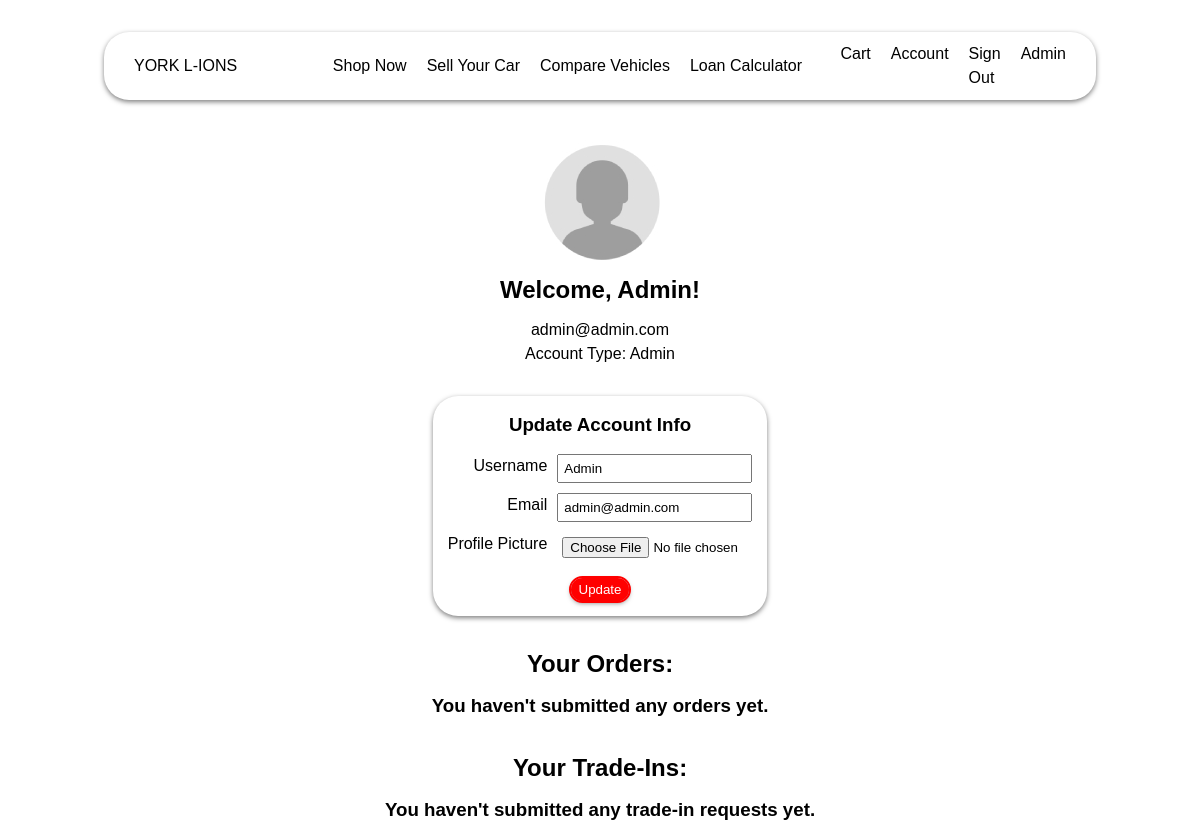
/account (signed in), run on the app's committed database.
### yorklions/models/user.py (models this page shows)
class User(db.Model, UserMixin):
    __tablename__ = "users"
    id: Mapped[int] = mapped_column(Integer, primary_key=True)
    username: Mapped[str] = mapped_column(String, unique=True, nullable=False)
    email: Mapped[str] = mapped_column(String, unique=True, nullable=False)
    password: Mapped[str] = mapped_column(String, nullable=False)
    is_admin: Mapped[bool] = mapped_column(Boolean, default=False)
    is_guest: Mapped[bool] = mapped_column(Boolean, default=False)
    image_file: Mapped[str] = mapped_column(String, nullable=False, default="default.jpg")
    address_id: Mapped[int] = mapped_column(Integer, ForeignKey('addresses.id'), nullable=True)
    address: Mapped["Address"] = relationship("Address", back_populates="user")
    trade_ins = relationship('TradeIn', backref='user', lazy=True)
    orders: Mapped[List['PurchaseOrder']] = relationship('PurchaseOrder', back_populates='user')

### yorklions/routes/auth.py (the view)
@auth.route("/account", methods=["POST", "GET"])
@login_required  # decorators, yum
def account():
    form = UpdateAccountForm()
    if form.validate_on_submit():
        if form.profile_pic.data:
            pic_file = save_picture(form.profile_pic.data)
            remove_old_picture(current_user.image_file)
            current_user.image_file = pic_file
        current_user.username = form.username.data
        current_user.email = form.email.data
        db.session.commit()
        flash("Account updated!", "success")
        return redirect(url_for("auth.account"))
    elif request.method == "GET":  # populate form with current user info on
        form.username.data = current_user.username
        form.email.data = current_user.email
    image_file = url_for("static", filename="account/" + current_user.image_file)
    return render_template(
            "account.html", title="Account", image_file=image_file, form=form
            )

### yorklions/forms.py (shortened to what this page needs)
class UpdateAccountForm(FlaskForm):
    username = StringField(
        "Username", validators=[DataRequired(), Length(min=2, max=20)]
    )
    email = StringField("Email", validators=[DataRequired(), Email()])
    profile_pic = FileField(
        "Profile Picture", validators=[FileAllowed(["jpg", "jpeg", "png"])]
    )
    submit = SubmitField("Update")

### yorklions/models/user.py (called while the page is built)
@login_manager.user_loader  # login_managers needs to know how to load a user
def load_user(user_id):
    return User.query.get(int(user_id))

### yorklions/templates/account.html (shortened to what this page needs)
{% extends "layout.html" %}
{% block stylesheet %}
    <link rel="stylesheet" href="{{ url_for('static', filename='stylesheets/login.css') }}">
    <link rel="stylesheet" href="{{ url_for('static', filename='stylesheets/account.css') }}">
{% endblock stylesheet %}
{% block content %}
<div class="centred_content_wrapper">
    <div class="account_info">
        <img src="{{ image_file }}" alt="Profile Photo">
        <h2>Welcome, {{ current_user.username }}!</h2>
        <p>{{ current_user.email }}</p>
        <p>Account Type: {{ 'Admin' if current_user.is_admin else 'User' }}</p>
    </div>
    <div class="update_account floating_box">
        <form action="" method="post" enctype="multipart/form-data" novalidate>
            <h3>Update Account Info</h3>
            <div>
                <div class="form_grid">
                    {{ form.username.label() }}
                    {{ form.username() }}
                </div>
            </div>
            <div>
                <div class="form_grid">
                    {{ form.email.label() }}
                    {{ form.email() }}
                </div>
            </div>
            <div>
                <div class="form_grid">
                    {{ form.profile_pic.label() }}
                    {{ form.profile_pic() }}
                </div>
            </div>
            <div class="wide">
                {{ form.submit(class="button") }}
            </div>
        </form>
    </div>
    <div class="orders">
        <h2>Your Orders:</h2>
        {% if not current_user.orders %}
            <h3>You haven't submitted any orders yet.</h3>
        {% endif %}
    </div>
    <div class="trade_ins">
        <h2>Your Trade-Ins:</h2>
        {% if not current_user.trade_ins %}
            <h3>You haven't submitted any trade-in requests yet.</h3>
        {% endif %}
    </div>
</div>
{% endblock content %}

### yorklions/static/main.css (style rules this page uses)
* { margin: 0; padding: 0; box-sizing: border-box; }
body { font-family: Arial, sans-serif; font-size: 16px; line-height: 1.5; color: black; }
.centred_content_wrapper { margin: auto; max-width: 760px; }
.button { padding: 4px 8px; background-color: red; text-align: center; border-radius: 20px; text-decoration: none; border: none; outline: 2px solid red; color: white; cursor: pointer; box-shadow: 0px 2px 5px rgba(0, 0, 0, 0.5); }
.floating_box { border-radius: 25px; box-shadow: 0px 2px 5px rgba(0, 0, 0, 0.5); padding: 15px; margin-bottom: 10px; max-width: 100%; }

### yorklions/static/stylesheets/login.css (style rules this page uses)
.centred_content_wrapper { width: fit-content; }
.form_grid { display: grid; grid-template-columns: auto 195px; gap: 10px 10px; }
input { padding: 5px; width: 100%; margin: 5px 0px; }
label { text-align: right; margin: 5px 0px; }
.wide { display: flex; flex-direction: column; }
.button { margin: 20px auto; width: fit-content; }
.floating_box { margin-top: 20px; }

### yorklions/static/stylesheets/account.css (style rules this page uses)
img { max-width: 128px; }
.centred_content_wrapper { width: fit-content; margin-top: 20px; }
.floating_box { margin: 30px auto; width: fit-content; }
.account_info { text-align: center; }
h2, h3 { text-align: center; margin-bottom: 10px; }
.button { margin: 10px auto 0px auto; }
.trade_ins { margin-top: 20px; }

### data on the page
User: username "Admin", email "admin@admin.com", is_admin "Admin"
